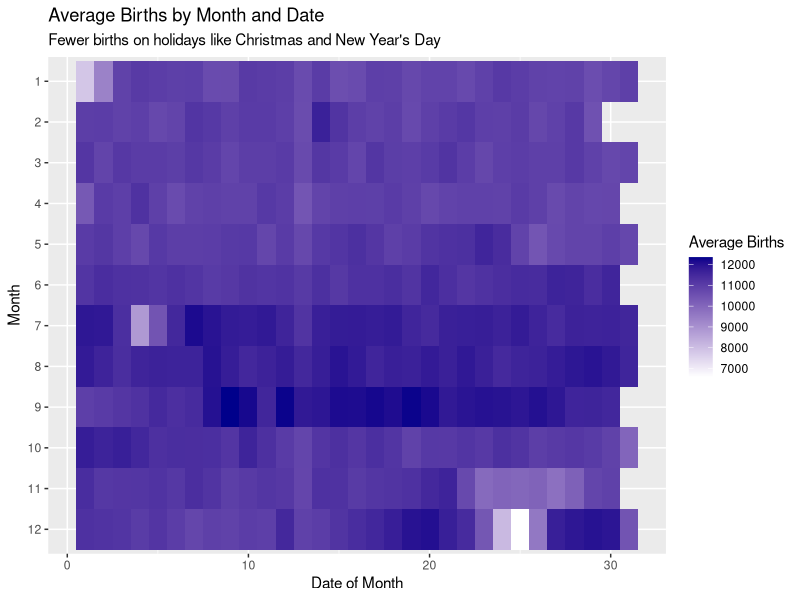
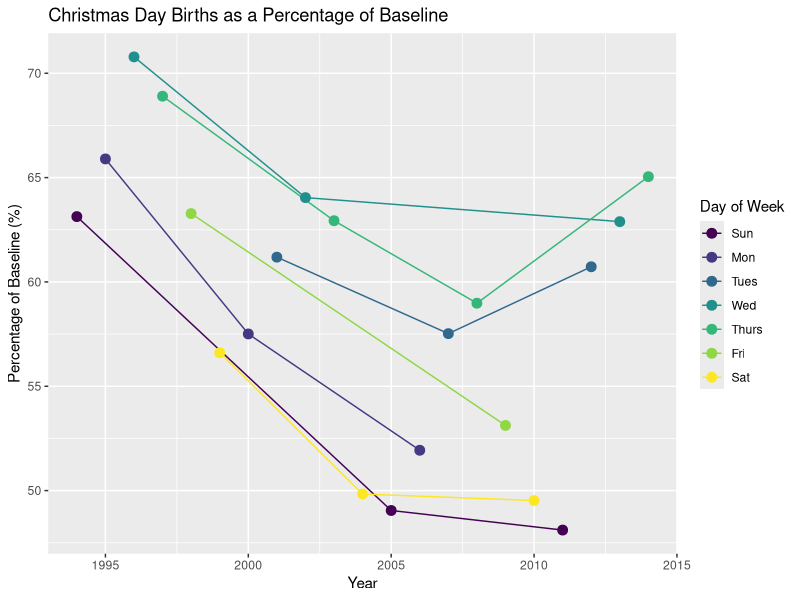
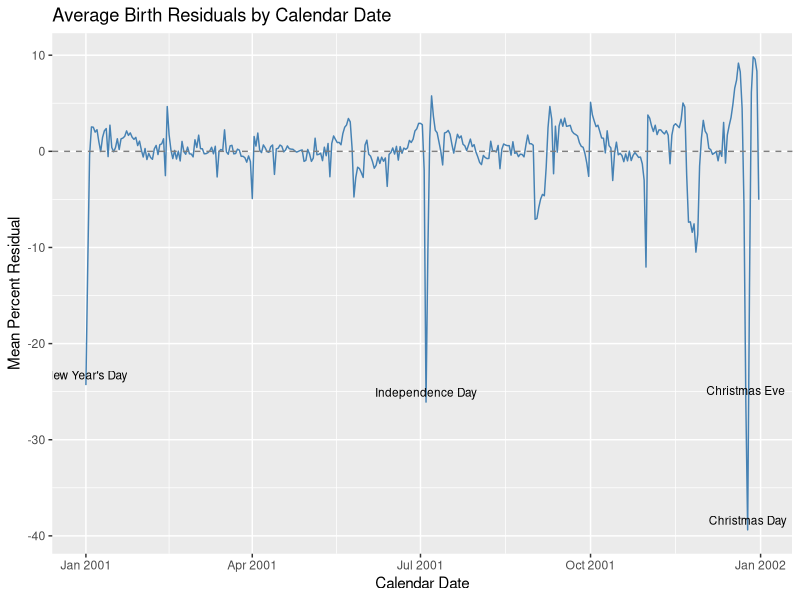
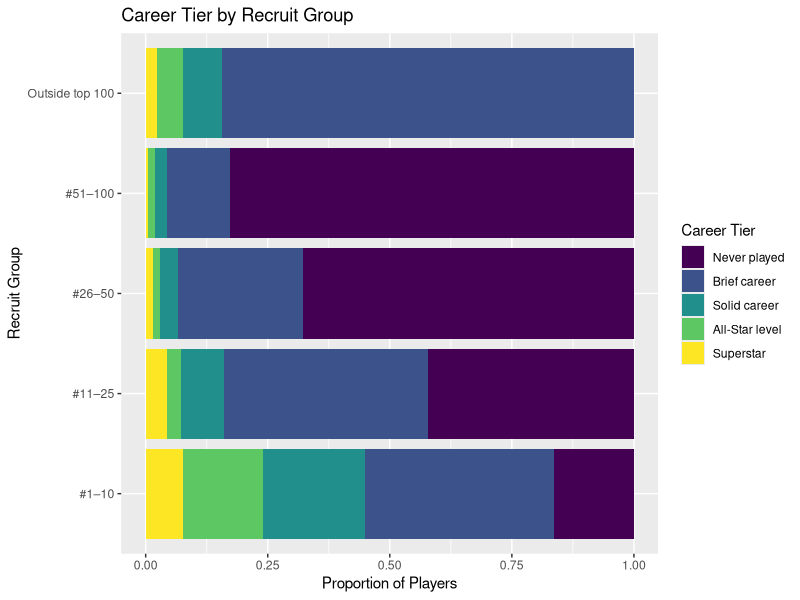

Write the R code that produced these figures, in order.
#
#
#
#
#
#
#
#
#
#| message: false
library(tidyverse)
library(readxl)
#
#
#
#| cache: true
births_tibble <- read_xlsx("data/us_births_1994_2014.xlsx") |>
  mutate(
    day_of_week = factor(
      day_of_week,
      levels = c("Sun", "Mon", "Tues", "Wed", "Thurs", "Fri", "Sat"),
      ordered = TRUE
    )
  )
#
#
#
#
#
births_tibble |>
  group_by(month, date_of_month) |>
  summarize(avg_births = mean(births), .groups = "drop") |>
  mutate(month = factor(month, levels = 12:1)) |>
  ggplot(aes(x = date_of_month, y = month, fill = avg_births)) +
  geom_tile() +
  scale_fill_gradient(low = "white", high = "darkblue") +
  labs(
    title = "Average Births by Month and Date",
    subtitle = "Fewer births on holidays like Christmas and New Year's Day",
    x = "Date of Month",
    y = "Month",
    fill = "Average Births"
  )
#
#
#
#| cache: true
births_tibble |>
  filter(month == 12) |>
  mutate(
    date_group = case_when(
      date_of_month == 25 ~ "christmas",
      date_of_month %in% 20:24 | date_of_month %in% 27:30 ~ "surrounding",
      TRUE ~ NA_character_
    )
  ) |>
  filter(!is.na(date_group)) |>
  group_by(year, date_group) |>
  summarize(avg_births = mean(births), .groups = "drop") |>
  pivot_wider(names_from = date_group, values_from = avg_births) |>
  mutate(christmas_pct = (christmas / surrounding) * 100) |>
  select(year, christmas, surrounding, christmas_pct) |>
  summary()
#
#
#
#
births_tibble |>
  filter(month == 12, date_of_month == 25) |>
  select(year, day_of_week) |>
  distinct() |>
  left_join(
    births_tibble |>
      filter(month == 12) |>
      mutate(
        date_group = case_when(
          date_of_month == 25 ~ "christmas",
          date_of_month %in% 20:24 | date_of_month %in% 27:30 ~ "surrounding",
          TRUE ~ NA_character_
        )
      ) |>
      filter(!is.na(date_group)) |>
      group_by(year, date_group) |>
      summarize(avg_births = mean(births), .groups = "drop") |>
      pivot_wider(names_from = date_group, values_from = avg_births) |>
      mutate(pct_of_baseline = (christmas / surrounding) * 100),
    by = "year"
  ) |>
  ggplot(aes(x = year, y = pct_of_baseline, color = day_of_week)) +
  geom_line() +
  geom_point(size = 3) +
  labs( 
    title = "Christmas Day Births as a Percentage of Baseline",
    x = "Year",
    y = "Percentage of Baseline (%)",
    color = "Day of Week"
  )
#
#
#
#
births_model <- lm(births ~ factor(year) + factor(month) + day_of_week, data = births_tibble)
summary(births_model)$r.squared
#
#
#
births_adjusted <- births_tibble |>
  mutate(pct_resid = residuals(births_model) / mean(births) * 100)
#
#
#
calendar_resid <- births_adjusted |>
  filter(!(month == 2 & date_of_month == 29)) |>
  group_by(month, date_of_month) |>
  summarize(mean_pct_resid = mean(pct_resid), .groups = "drop") |>
  mutate(calendar_date = make_date(2001, month, date_of_month))

#
#
#
#
holiday_dips <- tibble::tribble(
  ~calendar_date, ~mean_pct_resid, ~holiday,
  as.Date("2001-12-25"), -39.4, "Christmas Day",
  as.Date("2001-07-04"), -26.1, "Independence Day",
  as.Date("2001-12-24"), -25.9, "Christmas Eve",
  as.Date("2001-01-01"), -24.3, "New Year's Day"
)

calendar_resid |>
  ggplot(aes(x = calendar_date, y = mean_pct_resid)) +
  geom_line(color = "steelblue") +
  geom_hline(yintercept = 0, linetype = "dashed", color = "gray50") +
  geom_text(
    data = holiday_dips,
    aes(label = holiday),
    vjust = -0.6,
    size = 3
  ) +
  labs(
    title = "Average Birth Residuals by Calendar Date",
    x = "Calendar Date",
    y = "Mean Percent Residual"
  )
#
#
#
#| cache: true
basketball_tibble <- read_excel("data/nba_recruits.xlsx") |>
  mutate(
    tier = factor(
      tier,
      levels = c("Never played", "Brief career", "Solid career", "All-Star level", "Superstar"),
      ordered = TRUE
    )
  ) |>
  mutate(
    recruit_group = factor(
      recruit_group,
      levels = c("#1–10", "#11–25", "#26–50", "#51–100", "Outside top 100"),
      ordered = TRUE
    )
  ) 
#
#
#
basketball_tibble |>
  ggplot(aes(x = recruit_group, fill = tier)) +
  geom_bar(position = "fill") +
  coord_flip() +
  labs(
    title = "Career Tier by Recruit Group",
    x = "Recruit Group",
    y = "Proportion of Players",
    fill = "Career Tier"
  )
#
#
#
#
#
#
